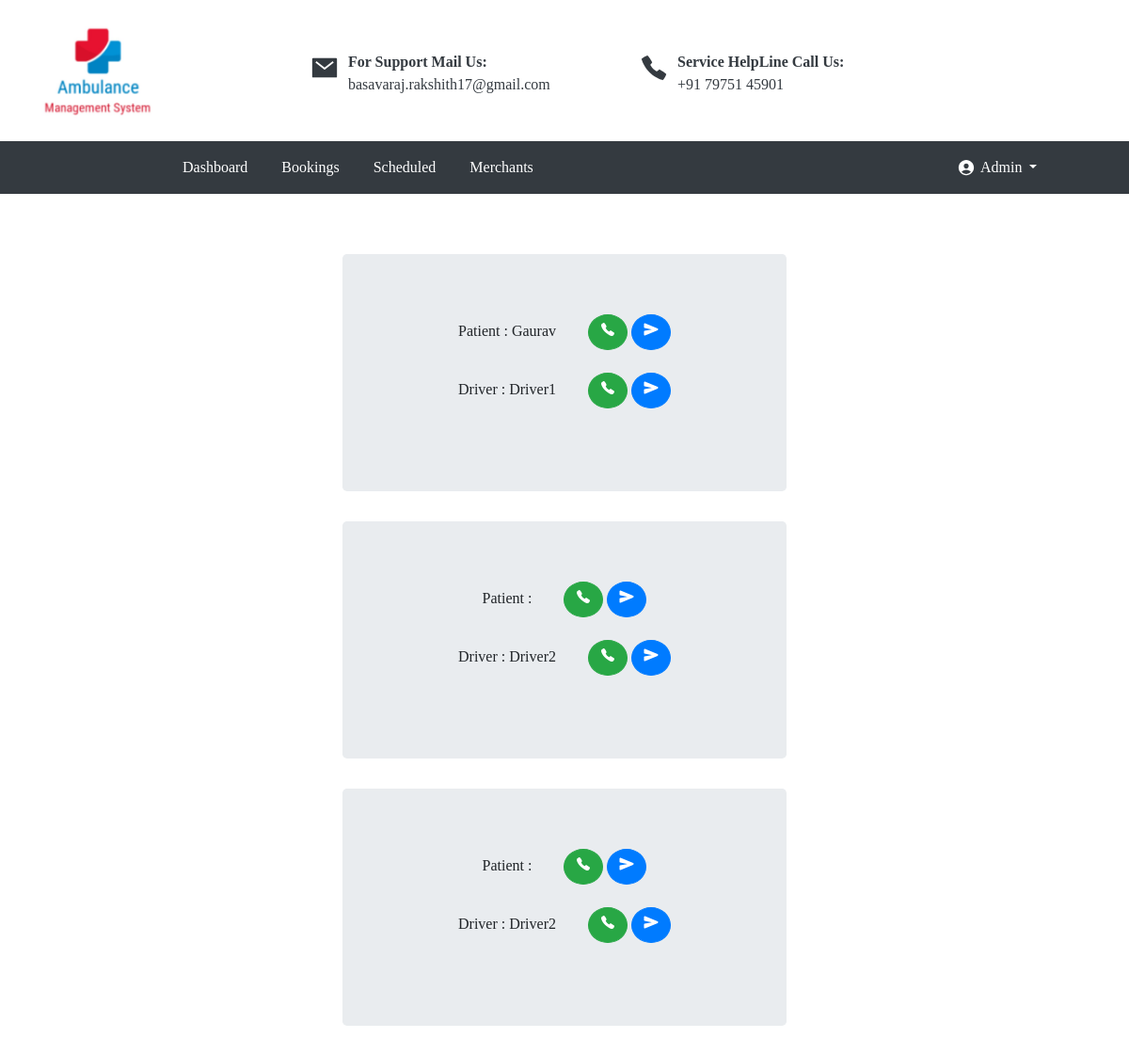
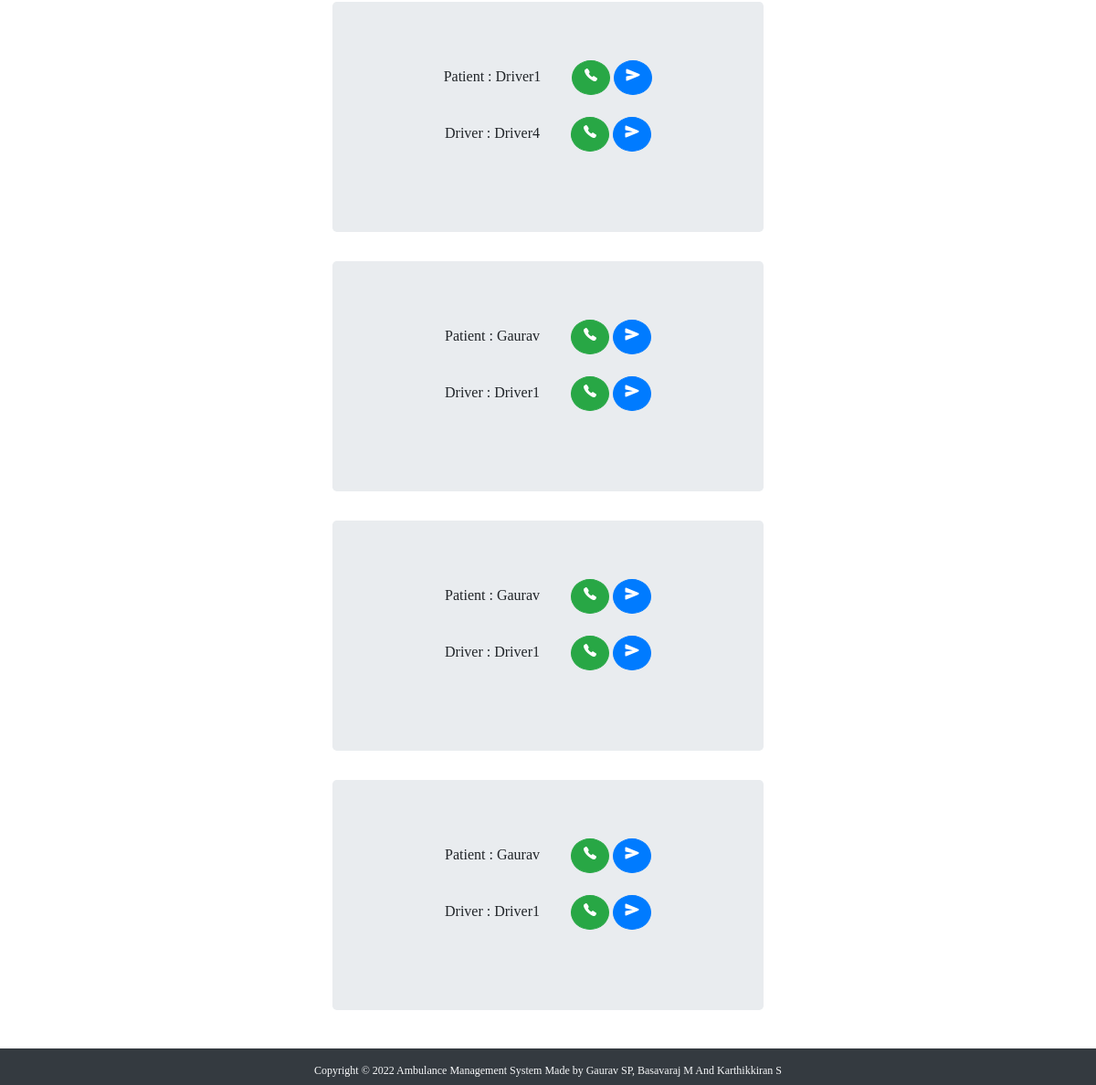
/admin/booking.php (signed in), run on the app's committed database (2 pictures, top to bottom).
### tables this page shows
CREATE TABLE `bookings` (
  `patient` varchar(200) NOT NULL,
  `driver` varchar(200) NOT NULL,
  `address` varchar(255) NOT NULL,
  `price` bigint(10) NOT NULL,
  `status` varchar(50) NOT NULL,
  `travelon` datetime NOT NULL,
  `droploc` varchar(255) NOT NULL
);

CREATE TABLE `user` (
  `Name` varchar(100) NOT NULL,
  `Mail` varchar(200) NOT NULL,
  `Mobile` bigint(10) NOT NULL,
  `Acctype` varchar(20) NOT NULL,
  `Password` varchar(255) NOT NULL,
  `Address` varchar(255) NOT NULL
);

### admin/booking.php (the view, shortened to what this page needs)
<?php
	include("header.php");
?>
<div class="main-content" style="min-height: calc(100vh - 57px);"><br><center>
	<?php
		require_once "../assets/php/db/config.php";
		$cond = "SELECT * FROM `bookings`";
		$chck = mysqli_query($link,$cond);
		if ($chck) {
			if (mysqli_num_rows($chck)>0) {
				while($data = mysqli_fetch_array($chck)){
					$patient = $data['patient'];
					$driver = $data['driver'];
					$cond = "SELECT * FROM `user` WHERE `Mail`='$patient'";
					$patientdetails = mysqli_fetch_array(mysqli_query($link,$cond));
					$cond = "SELECT * FROM `user` WHERE `Mail`='$driver'";
					$driverdetails = mysqli_fetch_array(mysqli_query($link,$cond));
					?>
					<div class="jumbotron" style="width: 40%;">
						Patient : <?php echo $patientdetails['Name']; ?> <a href="tel:<?php echo $patientdetails['Mobile']; ?>" class="btn btn-success" style="border-radius: 50%;margin-left: 30px;"><ion-icon name="call"></ion-icon></a> <a href="mailto:<?php echo $patient; ?>" class="btn btn-primary" style="border-radius: 50%;"><ion-icon name="send"></ion-icon></a><br><br>
						Driver : <?php echo $driverdetails['Name']; ?> <a href="tel:<?php echo $driverdetails['Mobile']; ?>" class="btn btn-success" style="border-radius: 50%;margin-left: 30px;"><ion-icon name="call"></ion-icon></a> <a href="mailto:<?php echo $driver; ?>" class="btn btn-primary" style="border-radius: 50%;"><ion-icon name="send"></ion-icon></a><br><br>
					</div>
					<?php
				}
			}
		}
	?></center>
</div>
<?php include("footer.php"); ?>

### assets/css/style.css (style rules this page uses)
* { font-family: "Times New Roman", sans-serif; }
.main-content { min-height: calc(100vh - 57px); width: 100%; background-position: center; background-repeat: no-repeat; background-size: cover; padding: 10px; margin-top: 30px; }

### data on the page
bookings: user.Name "Gaurav", user.Name "Driver1"
bookings: user.Name "Driver2"
bookings: user.Name "Driver2"
bookings: user.Name "Driver1", user.Name "Driver4"
bookings: user.Name "Gaurav", user.Name "Driver1"
bookings: user.Name "Gaurav", user.Name "Driver1"
bookings: user.Name "Gaurav", user.Name "Driver1"

### other printed values
$_SESSION['name'] "Admin"
